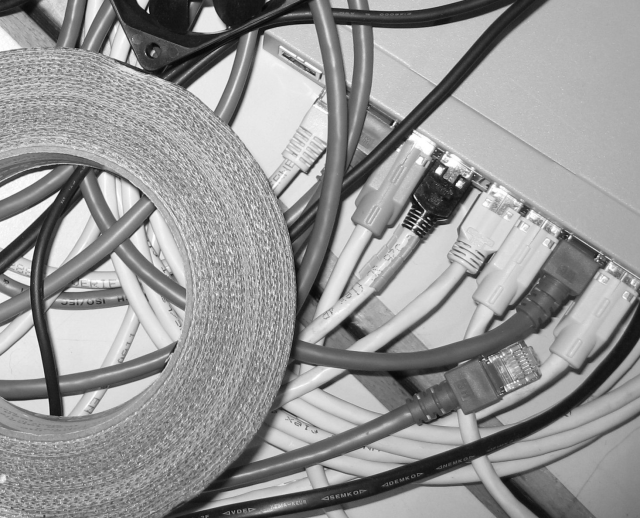
#> input picture cable_salat.png, 640 x 518 px
$ jupyter execute --allow-errors MV_tutorial1.ipynb
#> lines starting #> are read from the running program, lines starting #| are printed output that depends on the picture; long printed decimals are rounded
#Part 1 Basic Functions

[cell 1]
import numpy as np
np.sin(0.5)

[cell 2]
np.array([0,1,2,3,4,5,6,7,8,9,10])

[cell 3]
np.arange(0,10,1)#arrange最后的数是step

[cell 4]
np.linspace(0,10,num=11)#linspace能在后面选择比如0-10之间有多少个点

[cell 5]
x=np.linspace(0,2*np.pi,50)
y=np.sin(x)

[cell 6]
import matplotlib.pyplot as plt
import numpy as np
x=np.linspace(-10,1.1,20)+np.linspace(1.1,10,20)
y = -1/((x-1)**3)
plt.plot(x,y)
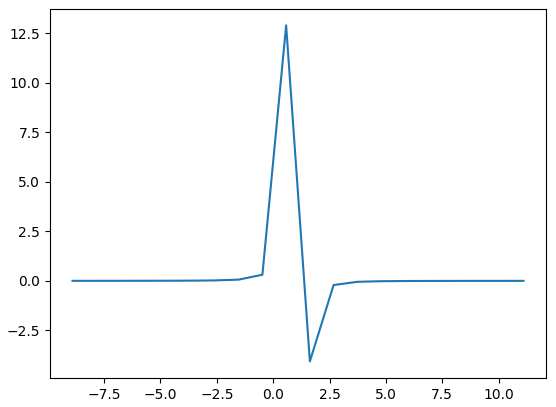
#> figure drawn by matplotlib, 1 panel; curve peaks at x = 0.574, y = 12.91

[cell 7]
import matplotlib.pyplot as plt
plt.plot(x,y)

#Part 2 Linear Algebra

[cell 8]
m1=np.array([[3,5,1],[2,0,1],[-1,1,0]])
m2=np.array([2,4,4])
np.matmul(m1,m2)

[cell 9]
from numpy.linalg import inv
#> (the rest of this cell did not finish here and is left out)

#Part2:Images

[cell 10]
import numpy as np
arr = np.array([1, 2, 3, 4, 5, 6, 7])
print(arr[1::2])

[cell 11]
import skimage.io as ski
import matplotlib.pyplot as plt
grey_img=ski.imread("cable_salat.png")
#> grey_img is the input picture: shape (518, 640); min 7, max 255, mean 149.8
plt.imshow(grey_img, cmap='gray')
print(f"Image shape[v,u]:{grey_img.shape}")
#| Image shape[v,u]:(518, 640)

[cell 12]
plt.imshow(grey_img[:,:100],cmap="grey")
plt.show()
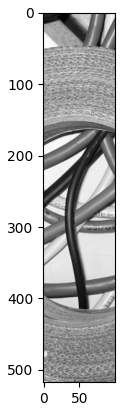
#> figure drawn by matplotlib, 1 panel

[cell 13]
plt.imshow(grey_img[:,150:250],cmap="grey")
plt.show()
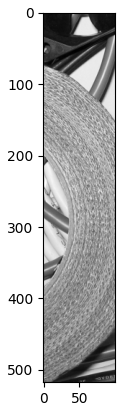
#> figure drawn by matplotlib, 1 panel

[cell 14]
plt.imshow(grey_img[:50,:],cmap="grey")
plt.show()
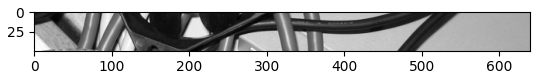
#> figure drawn by matplotlib, 1 panel

[cell 15]
plt.imshow(grey_img[100:200,:],cmap="grey")
plt.show()
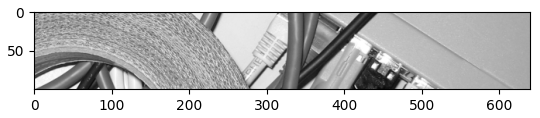
#> figure drawn by matplotlib, 1 panel

[cell 16]
min=grey_img.min()
#> min = 7
max=grey_img.max()
#> max = 255
mean=grey_img.mean()
#> mean = 149.8
print(f"min grey value:{min}")
#| min grey value:7
print(f"max grey value:{max}")
#| max grey value:255
print(f"mean={mean}")
#| mean=149.849
